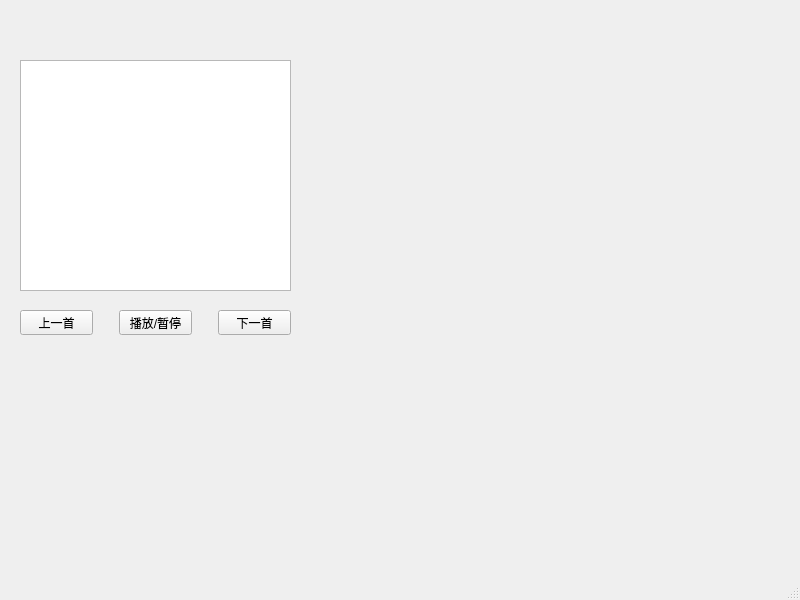
<?xml version="1.0" encoding="UTF-8"?>
<ui version="4.0">
 <class>MusicPlayer</class>
 <widget class="QMainWindow" name="MusicPlayer">
  <property name="geometry">
   <rect>
    <x>0</x>
    <y>0</y>
    <width>800</width>
    <height>600</height>
   </rect>
  </property>
  <property name="windowTitle">
   <string>MusicPlayer</string>
  </property>
  <widget class="QWidget" name="centralwidget">
   <widget class="QWidget" name="">
    <property name="geometry">
     <rect>
      <x>20</x>
      <y>310</y>
      <width>271</width>
      <height>25</height>
     </rect>
    </property>
    <layout class="QHBoxLayout" name="horizontalLayout">
     <item>
      <widget class="QPushButton" name="pushButton_pre">
       <property name="text">
        <string>上一首</string>
       </property>
      </widget>
     </item>
     <item>
      <spacer name="horizontalSpacer">
       <property name="orientation">
        <enum>Qt::Horizontal</enum>
       </property>
       <property name="sizeType">
        <enum>QSizePolicy::Minimum</enum>
       </property>
       <property name="sizeHint" stdset="0">
        <size>
         <width>20</width>
         <height>20</height>
        </size>
       </property>
      </spacer>
     </item>
     <item>
      <widget class="QPushButton" name="pushButton_play">
       <property name="text">
        <string>播放/暂停</string>
       </property>
      </widget>
     </item>
     <item>
      <spacer name="horizontalSpacer_2">
       <property name="orientation">
        <enum>Qt::Horizontal</enum>
       </property>
       <property name="sizeType">
        <enum>QSizePolicy::Minimum</enum>
       </property>
       <property name="sizeHint" stdset="0">
        <size>
         <width>20</width>
         <height>20</height>
        </size>
       </property>
      </spacer>
     </item>
     <item>
      <widget class="QPushButton" name="pushButton_next">
       <property name="text">
        <string>下一首</string>
       </property>
      </widget>
     </item>
    </layout>
   </widget>
   <widget class="QListWidget" name="listWidget">
    <property name="geometry">
     <rect>
      <x>20</x>
      <y>60</y>
      <width>271</width>
      <height>231</height>
     </rect>
    </property>
   </widget>
  </widget>
  <widget class="QMenuBar" name="menubar">
   <property name="geometry">
    <rect>
     <x>0</x>
     <y>0</y>
     <width>800</width>
     <height>22</height>
    </rect>
   </property>
  </widget>
  <widget class="QStatusBar" name="statusbar"/>
 </widget>
 <resources/>
 <connections/>
</ui>
